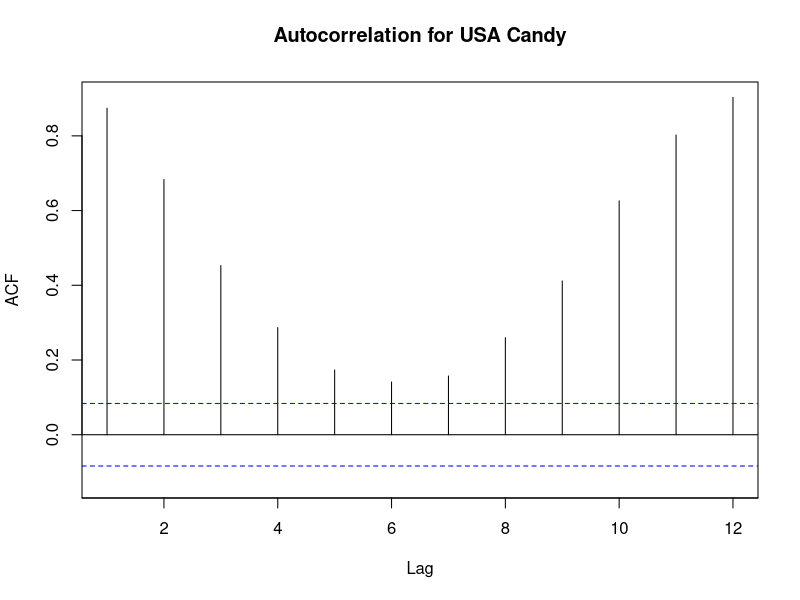
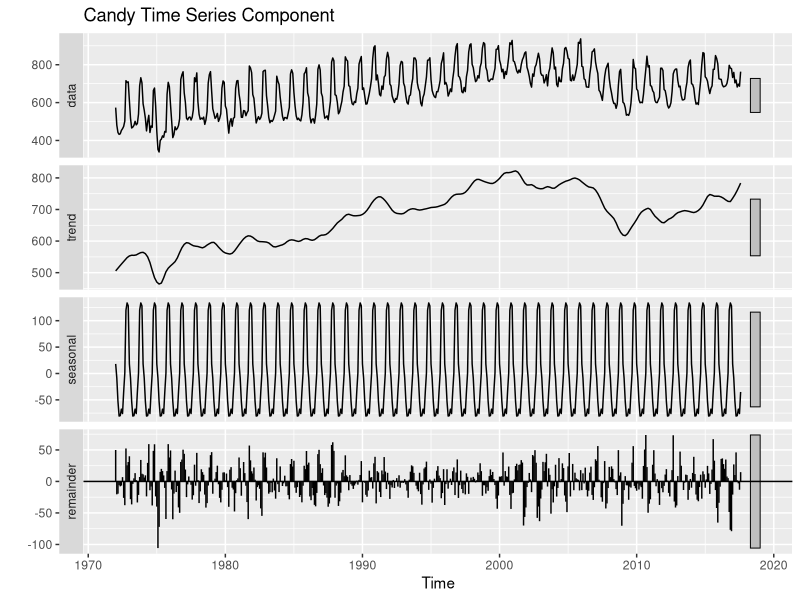
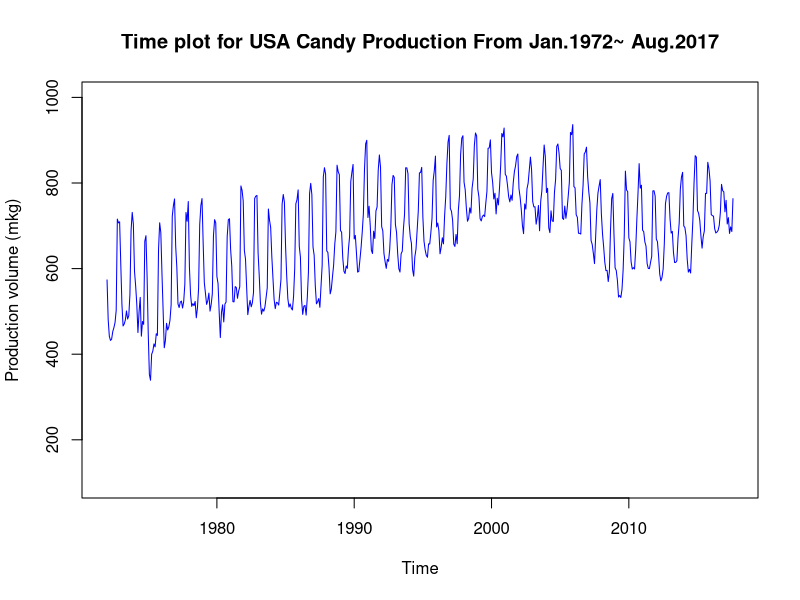

Recreate these plots in R, in order.
install.packages("forecast")
library(forecast)
install.packages("ggplot2")
library(ggplot2)
install.packages("zoo")
library(zoo)

## CREATE DATA FRAME. 

# Set working directory for locating files.
setwd("C:/Users/ludai/Desktop/BAN673/Project")

# Create data frame.
Candy.data <- read.csv("USAcandy.csv")

summary(Candy.data)

# Time series
Candy.ts <- ts(Candy.data$Volume_mkg, 
                   start = c(1972, 1), end = c(2017, 8), freq = 12)

# Use Acf() function to identify autocorrealtion and plot autocorrrelation
# for different lags (up to maximum of 12).
Candy <- Acf(Candy.ts, lag.max = 12, main = "Autocorrelation for USA Candy")

# time series components
Candy.stl <- stl(Candy.ts, s.window = "periodic")
autoplot(Candy.stl, main = "Candy Time Series Component")

# Employ the plot() function to create a data plot with the historical data 
plot(Candy.ts, 
     xlab = "Time", ylab = "Production volume (mkg)", 
     ylim = c(100, 1000), main = "Time plot for USA Candy Production From Jan.1972~ Aug.2017", col = "blue")


# Develop data partition with the validation partition of 12 periods and training partition of 48 periods. 
nValid <- 100
nTrain <- length(Candy.ts) - nValid
candytrain.ts <- window(Candy.ts, start = c(1972, 1), end = c(1972, nTrain))
candyvalid.ts <- window(Candy.ts, start = c(1972, nTrain + 1), 
                        end = c(1972, nTrain + nValid))


# Create Holt-Winter's exponenthial smoothing (HW) for candy training data.
# Use ets() function with model = "ZZZ"
# Use optimal alpha, beta, & gamma to fit HW over the training period.
hw.ZZZ <- ets(candytrain.ts, model = "ZZZ")
hw.ZZZ 


# Use forecast() function to make predictions using this HW model with 
# validation period (nValid). 
# Show predictions 
hw.ZZZ.pred <- forecast(hw.ZZZ, h = nValid, level = 0)
hw.ZZZ.pred

## FORECAST WITH HOLT-WINTER'S MODEL USING ENTIRE DATA SET INTO
## the FUTURE FOR 12 PERIODS.

# Create Holt-Winter's exponenthial smoothing (hW) for full candy dataset. 
# Use ets() function with model = "ZZZ", to identify the best hw option
# and optimal alpha, beta, & gamma to fit hw for the entire data period.
HW.ZZZ <- ets(Candy.ts, model = "ZZZ")
HW.ZZZ 

# Use forecast() function to make predictions using this hw model for
# 12 month into the futurre.
# length <- length(ridership.ts)
HW.ZZZ.pred <- forecast(HW.ZZZ, h = 12 , level = 0)
HW.ZZZ.pred


# Use auto.arima() function to fit ARIMA model.
# use summary() to show auto ARIMA model and its parameters for entire dataset.
auto.arima <- auto.arima(Candy.ts)
summary(auto.arima)



# Apply forecast() function to make predictions for ts with 
# auto ARIMA model for the future 12 periods. 
auto.arima.pred <- forecast(auto.arima, h = 12, level = 0)
auto.arima.pred
